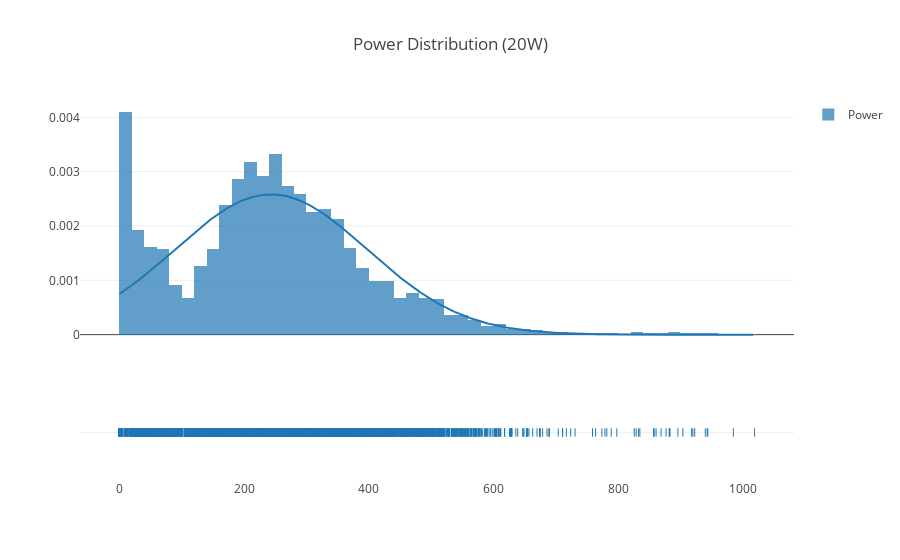

Notebook cell for this chart:
### Code cell
hist_data = [df['Power']]
group_labels = ['Power']
fig = FF.create_distplot(hist_data, group_labels, curve_type='normal', bin_size=20)
fig['layout']['title'] = 'Power Distribution (20W)'
iplot(fig)

### Figure 1 — Plotly figure (JSON) as saved in the notebook; plotly's stock layout.template omitted (floating-point values rounded to 4 significant figures; data arrays with more than 128 entries replaced by an {"elided": "..."} marker saying what was removed)
{"data": [{"autobinx": false, "histnorm": "probability density", "legendgroup": "Power", "marker": {"color": "rgb(31, 119, 180)"}, "name": "Power", "opacity": 0.7, "type": "histogram", "x": {"elided": "4326 int values"}, "xaxis": "x1", "xbins": {"end": 1019, "size": 20, "start": 0}, "yaxis": "y1"}, {"legendgroup": "Power", "marker": {"color": "rgb(31, 119, 180)"}, "mode": "lines", "name": "Power", "showlegend": false, "type": "scatter", "x": {"elided": "500 float values"}, "xaxis": "x1", "y": {"elided": "500 float values"}, "yaxis": "y1"}, {"legendgroup": "Power", "marker": {"color": "rgb(31, 119, 180)", "symbol": "line-ns-open"}, "mode": "markers", "name": "Power", "showlegend": false, "text": null, "type": "scatter", "x": {"elided": "4326 int values"}, "xaxis": "x1", "y": {"elided": "4326 str values"}, "yaxis": "y2"}], "layout": {"barmode": "overlay", "hovermode": "closest", "legend": {"traceorder": "reversed"}, "title": "Power Distribution (20W)", "xaxis1": {"anchor": "y2", "domain": [0, 1], "zeroline": false}, "yaxis1": {"anchor": "free", "domain": [0.35, 1], "position": 0}, "yaxis2": {"anchor": "x1", "domain": [0, 0.25], "dtick": 1, "showticklabels": false}}}
